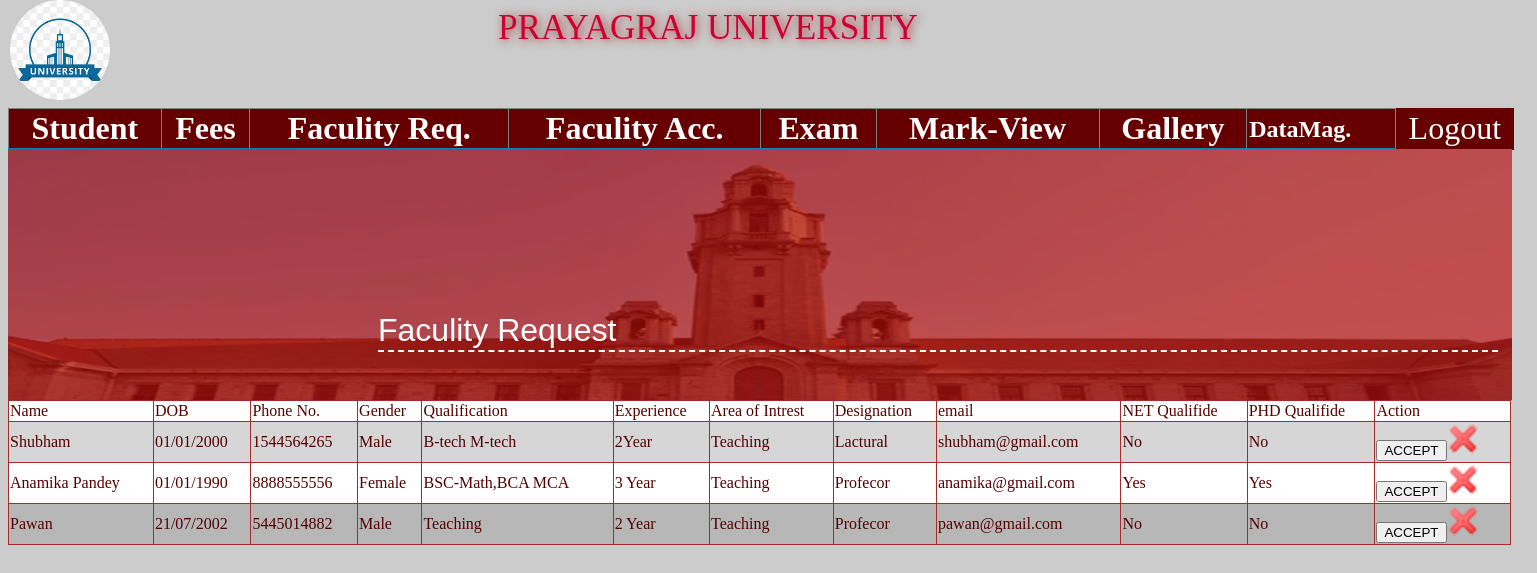
The app's page /_admin/faculityReq.php with its own data.
### tables this page shows
CREATE TABLE IF NOT EXISTS `faculity` (
  `fac_id` int(10) NOT NULL auto_increment,
  `fac_name` varchar(255) NOT NULL,
  `fac_dob` varchar(255) NOT NULL,
  `fac_phone` varchar(255) NOT NULL,
  `fac_gender` varchar(255) NOT NULL,
  `fac_cat` varchar(255) NOT NULL,
  `fac_address` varchar(255) NOT NULL,
  `fac_qual` varchar(255) NOT NULL,
  `fac_exp` varchar(255) NOT NULL,
  `fac_area` varchar(255) NOT NULL,
  `fac_desig` varchar(255) NOT NULL,
  `fac_email` varchar(255) NOT NULL,
  `fac_net` varchar(255) NOT NULL,
  `fac_phd` varchar(255) NOT NULL,
  `fac_image` varchar(255) NOT NULL,
  `fac_status` varchar(255) NOT NULL,
  `fac_sec` varchar(255) NOT NULL,
  `fac_ans` varchar(255) NOT NULL,
  `fac_type` varchar(255) NOT NULL,
  `fac_pass` varchar(255) NOT NULL,
  PRIMARY KEY  (`fac_id`)
);

### _admin/faculityReq.php (the view, shortened to what this page needs)
<?php
include("includes/header.php");
global $con;
 $sql="select * from faculity";
 $rs=mysqli_query($con,$sql)or die(mysqli_error($con));
?>
<link rel="stylesheet" href="../_admin/css/faculityReq.css"/>
  <form action="lib/login.php" method="post" enctype="multipart/form-data" name="faculityReq_frm" >
 <div class="fac-header-img"><img class="fac-img" src="images/IICS.webp"/>
	<div class="fac-header-div">
	<div class="fac-div-heading"><p id="fac-text-heading">Faculity  Request</p></div>
	</div>
	</div>
	<div class="faculityReq-main-div">
	<table border="1px" class="faculityReq-table">
	<tr class="fac-req-tr">
	<td>Name</td>
	<td>DOB</td>
	<td>Phone No.</td>
	<td>Gender</td>
	<td>Qualification</td>
	<td>Experience</td>
	<td>Area of Intrest</td>
	<td>Designation</td>
	<td>email</td>
	<td>NET Qualifide</td>
	<td>PHD Qualifide</td>
	<td>Action</td>
	</tr>
	<?php while($data=mysqli_fetch_assoc($rs)){
		if($data[fac_status]=="false"){
	?>
		<tr class="fac-req-tr" id="<?=$data[fac_id]?>">
		 <td><?=$data[fac_name]?></td>
		 <td><?=$data[fac_dob]?></td>
		 <td><?=$data[fac_phone]?></td>
		 <td><?=$data[fac_gender]?></td>
		 <td><?=$data[fac_qual]?></td>
		 <td><?=$data[fac_exp]?></td>
		 <td><?=$data[fac_area]?></td>
		 <td><?=$data[fac_desig]?></td>
		 <td><?=$data[fac_email]?></td>
		 <td><?=$data[fac_net]?></td>
		 <td><?=$data[fac_phd]?></td>
		 <td><input type="button" id="btn" value="ACCEPT" onclick="fac_value(<?=$data[fac_id]?>)"/><a href="javascript:fac_delete(<?=$data[fac_id]?>)"><img src="images/del.ico"/></a></td>
		</tr>
		<?php  }}?>
	</table>
	</div>
  </form>

### _admin/css/university_css.css (style rules this page uses)
body { background-color:rgba(0,0,0,0.1); }
a { text-decoration:none; color:white; }

### _admin/css/faculityReq.css (style rules this page uses)
body { background:rgba(0,0,0,0.2); }
.faculityReq-main-div { width:93.91em; height:auto; background:#EEEEEE; }
.faculityReq-table { border-collapse:collapse; border:1px solid brown; color:#550000; position:relative; top:61px; width:93.91em; color:#550000; }
.fac-req-tr:nth-child(even) { background:rgba(0,0,0,0.1); }
.fac-req-tr:nth-child(odd) { background:white; }
.fac-header-img { width:93.99em; height:250px; overflow:hidden; background-attachment:fixed; background-repeat:no-repeat; overflow:hidden; position:absolute; top:150px; z-index:10; }
.fac-img { width:94em; height:400px; }
.fac-div-heading { background:none; width:70em; height:200px; position:relative; top:0px; left:370px; color:white; border-bottom:2px dashed white; z-index:100; }
.fac-header-div { width:94em; height:250px; background-color:rgba(170, 8, 8, 0.708); position:absolute; top:0px; left:0px; z-index:10; }
#fac-text-heading { position:absolute; top:130px; font-size:2em; font-family:Arial, Helvetica, sans-serif; z-index:100; }

### records on screen
faculity: fac_name "Shubham", fac_dob "01/01/2000", fac_phone "1544564265", fac_gender "Male", fac_qual "B-tech M-tech", fac_exp "2Year", fac_area "Teaching", fac_desig "Lactural", fac_email "shubham@gmail.com", fac_net "No", fac_phd "No"
faculity: fac_name "Anamika Pandey", fac_dob "01/01/1990", fac_phone "8888555556", fac_gender "Female", fac_qual "BSC-Math,BCA MCA", fac_exp "3 Year", fac_area "Teaching", fac_desig "Profecor", fac_email "anamika@gmail.com", fac_net "Yes", fac_phd "Yes"
faculity: fac_name "Pawan", fac_dob "21/07/2002", fac_phone "5445014882", fac_gender "Male", fac_qual "Teaching", fac_exp "2 Year", fac_area "Teaching", fac_desig "Profecor", fac_email "pawan@gmail.com", fac_net "No", fac_phd "No"
